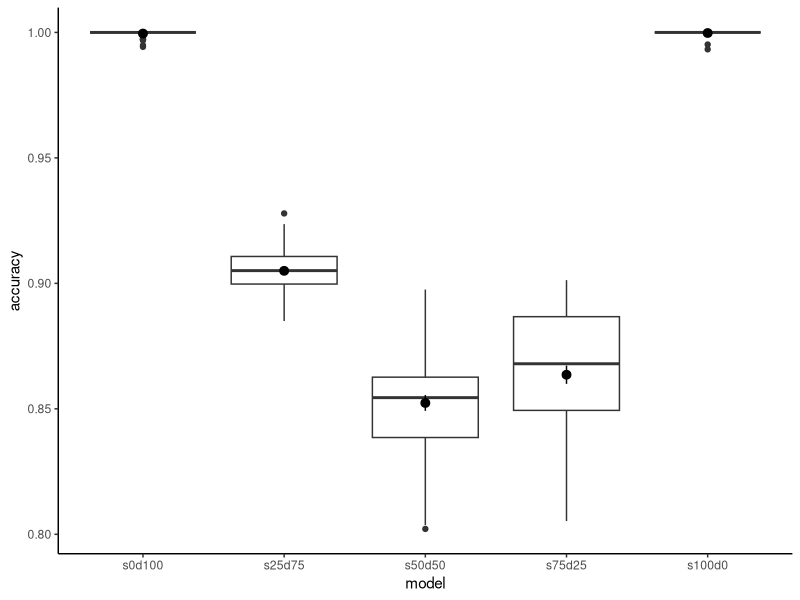
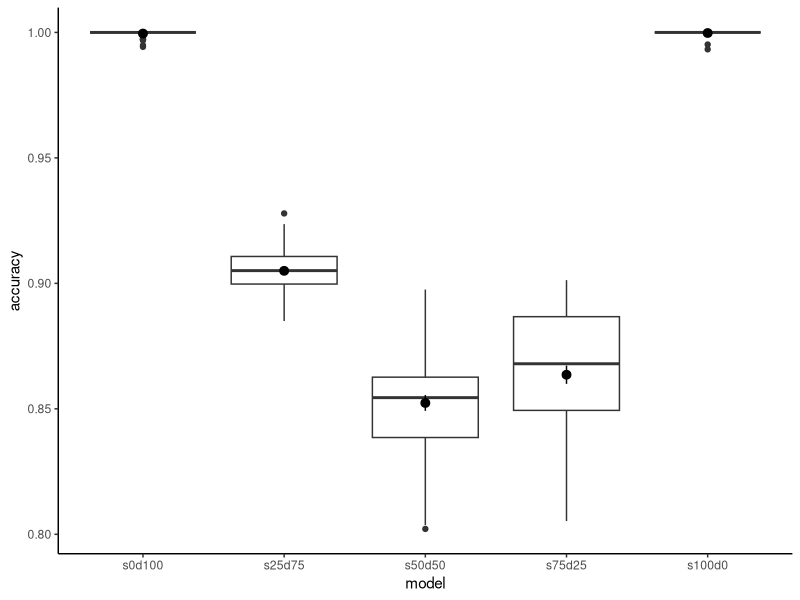

The R script that drew these images, in order:
setwd("/Users/uym2/my_gits/problin_experiments/sim_tlscl/Results/imputation")
require(ggplot2)

d = read.table("problin_impute_missing.txt",header=T)
d$model = factor(d$model,levels=c("s0d100","s25d75","s50d50","s75d25","s100d0"))

ggplot(d,aes(x=model,y=accuracy)) + geom_boxplot() + stat_summary() + theme_classic()
ggsave("missing_impute.pdf",width=4,height = 4)

round(mean(d[d$model=="s0d100",]$accuracy),2); round(sd(d[d$model=="s0d100",]$accuracy),3)
round(mean(d[d$model=="s25d75",]$accuracy),2); round(sd(d[d$model=="s25d75",]$accuracy),3)
round(mean(d[d$model=="s50d50",]$accuracy),2); round(sd(d[d$model=="s50d50",]$accuracy),3)
round(mean(d[d$model=="s75d25",]$accuracy),2); round(sd(d[d$model=="s75d25",]$accuracy),3)
round(mean(d[d$model=="s100d0",]$accuracy),2); round(sd(d[d$model=="s100d0",]$accuracy),3)
